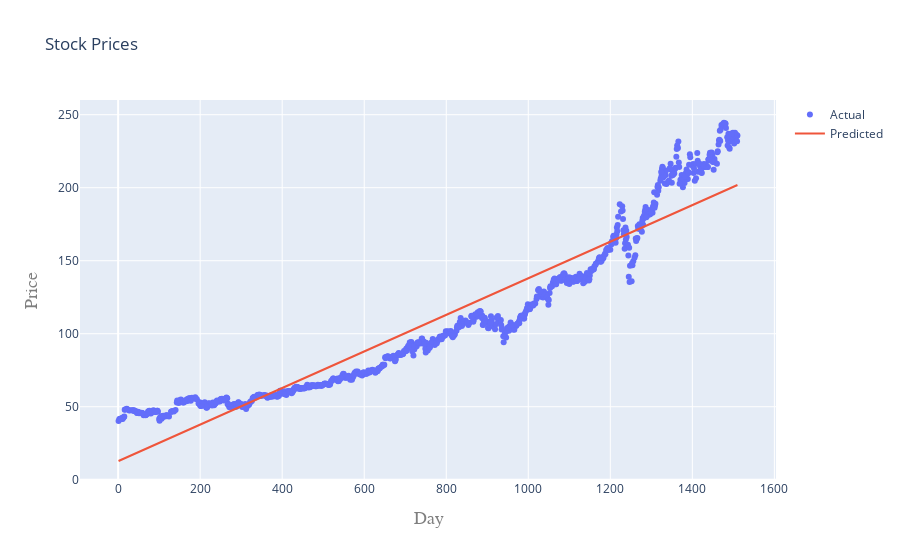

Here is the notebook cell this chart was saved with:
### Code cell
iplot(plot2)

### Figure 1 — Plotly figure (JSON) as saved in the notebook; plotly's stock layout.template omitted (floating-point values rounded to 4 significant figures; data arrays with more than 128 entries replaced by an {"elided": "..."} marker saying what was removed)
{"data": [{"mode": "markers", "name": "Actual", "type": "scatter", "x": {"elided": "1057 int values"}, "y": {"elided": "1057 float values"}}, {"mode": "lines", "name": "Predicted", "type": "scatter", "x": {"elided": "1057 int values"}, "y": {"elided": "1057 float values"}}], "layout": {"title": {"text": "Stock Prices "}, "xaxis": {"title": {"font": {"color": "#7f7f7f", "family": "Courier New, monospace", "size": 18}, "text": "Day"}}, "yaxis": {"title": {"font": {"color": "#7f7f7f", "family": "Courier New, monospace", "size": 18}, "text": "Price"}}}}
